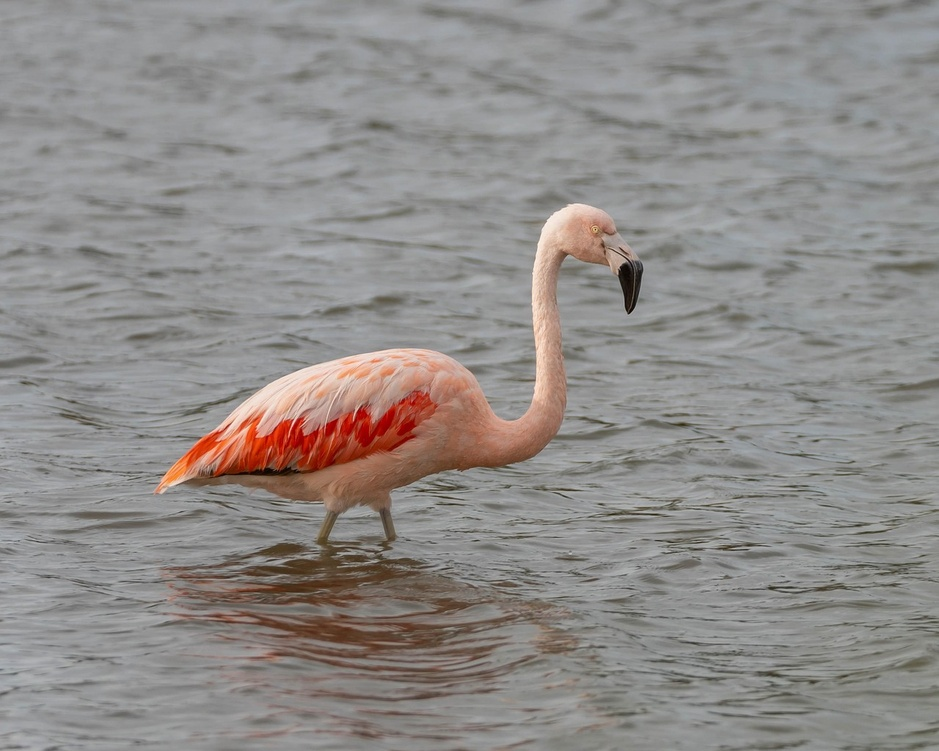
#> input picture bird.jpg, 939 x 751 px, shrunk from 1280 x 1024 before the run
$ python main.py
#> lines starting #> are read from the running program, lines starting #| are printed output that depends on the picture; after the words box and inside, x2 and y2 are one past the last pixel; in counts of white or black regions, pixels touching at a corner belong together
import cv2
import numpy as np
import os

# -------- Utility: Create directory -------- #
def create_dir(path):
    os.makedirs(path, exist_ok=True)

# -------- Task 1: Reduce Intensity Levels -------- #
def reduce_intensity_levels(image, levels):
    max_val = 256
    step = max_val // levels
    reduced_image = (image // step) * step
    return reduced_image.astype(np.uint8)

# -------- Task 2: Spatial Averaging Filter -------- #
def average_filter(image, kernel_size):
    return cv2.blur(image, (kernel_size, kernel_size))

# -------- Task 3: Rotate Image -------- #

def rotate_image(image, angle):
    (h, w) = image.shape[:2]
    center = (w // 2, h // 2)
    M = cv2.getRotationMatrix2D(center, angle, 1.0)
    rotated = cv2.warpAffine(image, M, (w, h), borderMode=cv2.BORDER_REFLECT)
    return rotated


# -------- Task 4: Block Averaging to Reduce Resolution -------- #
def block_average(image, block_size):
    h, w = image.shape[:2]
    new_image = image.copy()
    for y in range(0, h - block_size + 1, block_size):
        for x in range(0, w - block_size + 1, block_size):
            block = image[y:y+block_size, x:x+block_size]
            avg = np.mean(block, axis=(0, 1), dtype=int)
            new_image[y:y+block_size, x:x+block_size] = avg
    return new_image

# -------- Main Function -------- #
def main():
    # Paths
    input_path ="bird.jpg"
    base_output_dir = "output_images"

    # Create task-specific folders
    task_dirs = {
        "task1": os.path.join(base_output_dir, "task1"),
        "task2": os.path.join(base_output_dir, "task2"),
        "task3": os.path.join(base_output_dir, "task3"),
        "task4": os.path.join(base_output_dir, "task4")
    }
    for path in task_dirs.values():
        create_dir(path)

    # Load image
    img = cv2.imread(input_path)
#> img is the input picture: shape (751, 939, 3); mean B, G, R 137.6, 140, 144
    if img is None:
        print(f"Failed to load image: {input_path}")
        return
    gray = cv2.cvtColor(img, cv2.COLOR_BGR2GRAY)
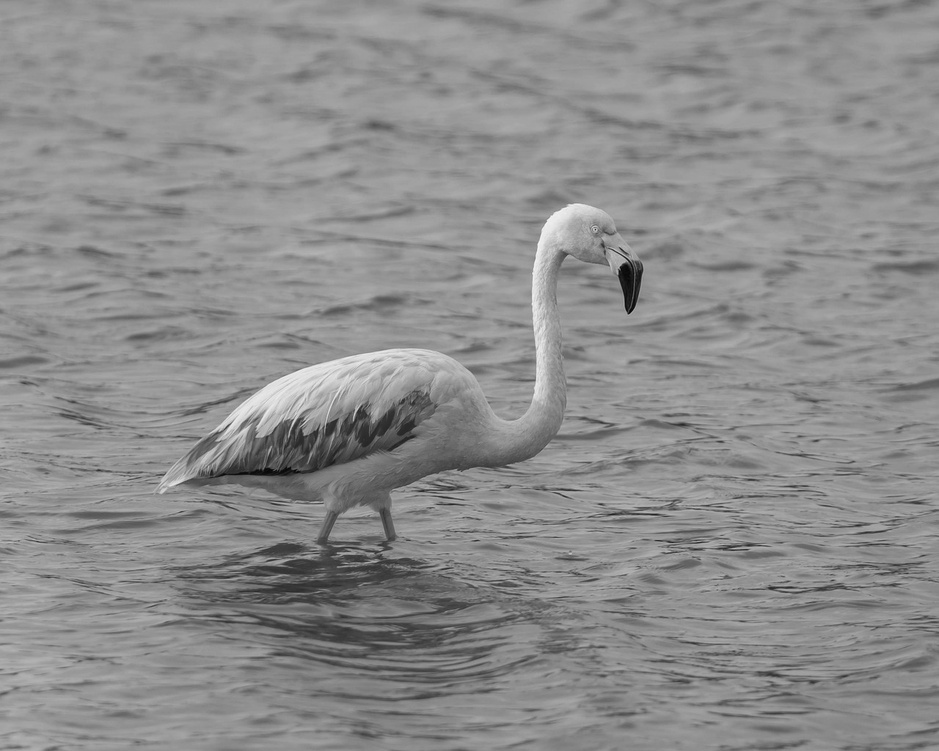
#> gray: shape (751, 939); min 3, max 247, mean 140.9

    # ---------- Task 1: Intensity Reduction ----------
    for levels in [2, 4, 8, 16, 32, 64, 128]:
        reduced = reduce_intensity_levels(gray, levels)
        out_path = os.path.join(task_dirs["task1"], f"intensity_{levels}_levels.png")
        cv2.imwrite(out_path, reduced)
#> this loop made 7 passes
#> pass 1, in reduce_intensity_levels, `reduced_image = (image // step) * step`:
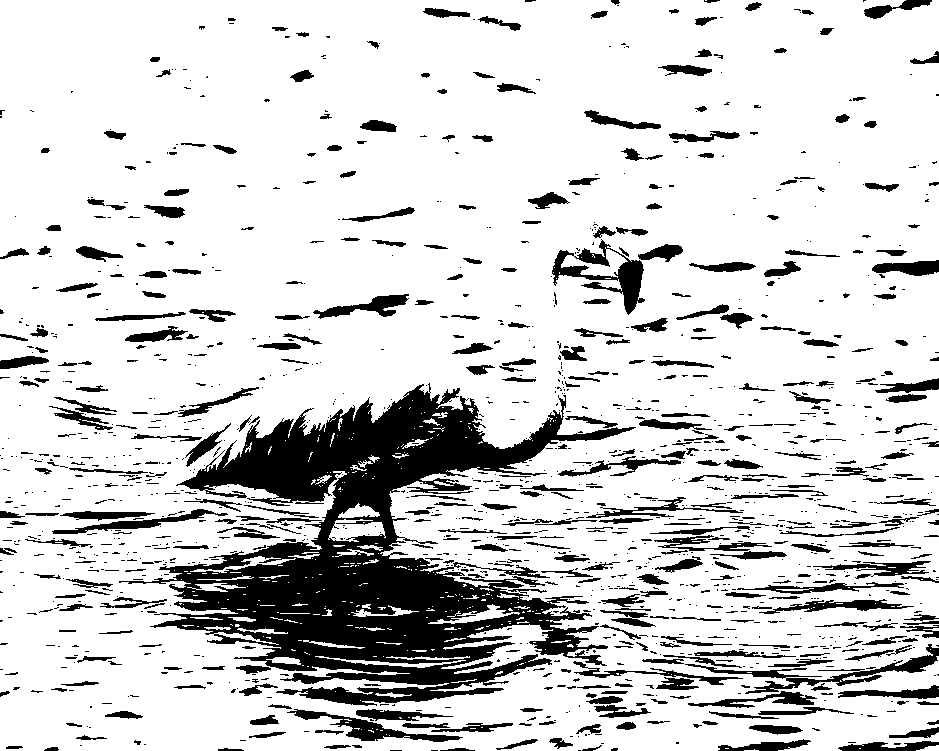
#> reduced_image: shape (751, 939); values 0 (black) and 128 (white), 82.4% white; 1437 black regions (989 under 20 px), largest, box (x1, y1, x2, y2) and area: (119, 383, 636, 706) 61066, (552, 239, 645, 315) 2139, (685, 644, 939, 694) 1996

    # ---------- Task 2: Spatial Averaging ----------
    for k in [3, 10, 20]:
        blurred = average_filter(gray, k)
        out_path = os.path.join(task_dirs["task2"], f"average_{k}x{k}.png")
        cv2.imwrite(out_path, blurred)
#> this loop made 3 passes
#> pass 2, in main, `blurred = average_filter(gray, k)`:
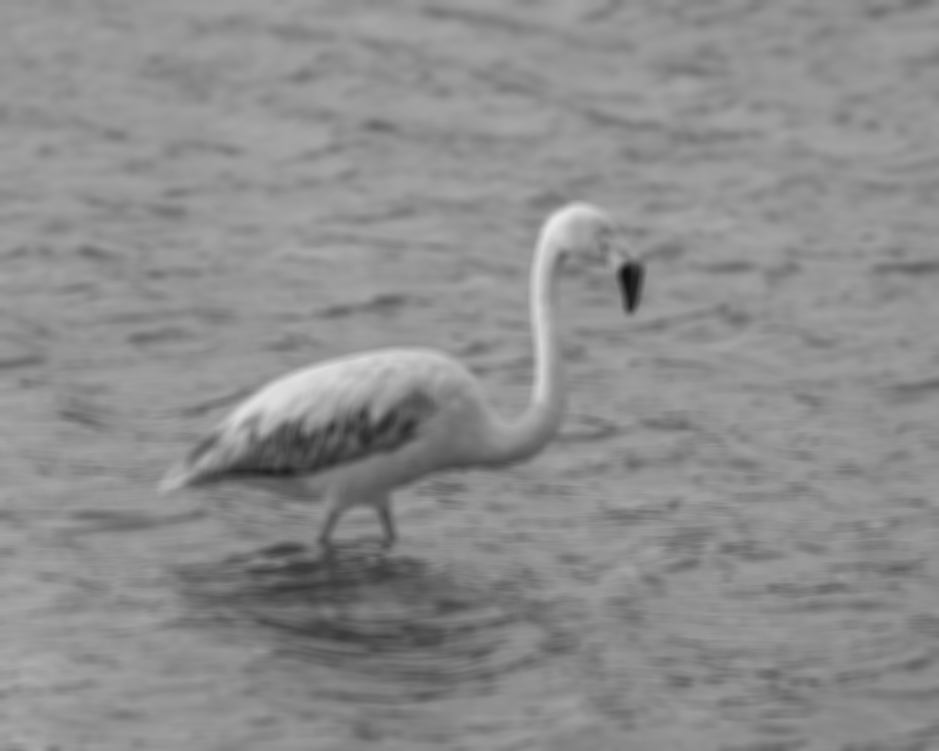
#> blurred: shape (751, 939); min 16, max 231, mean 140.9

    # ---------- Task 3: Rotation ----------
    rotated_45 = rotate_image(img, 45)
#> in rotate_image, `M = cv2.getRotationMatrix2D(center, angle, 1.0)`: M = [[0.707, 0.707, -127.8], [-0.707, 0.707, 441.5]]
#> in rotate_image, `rotated = cv2.warpAffine(image, M, (w, h), borderMode=cv2.BORDER_REFLE..`:
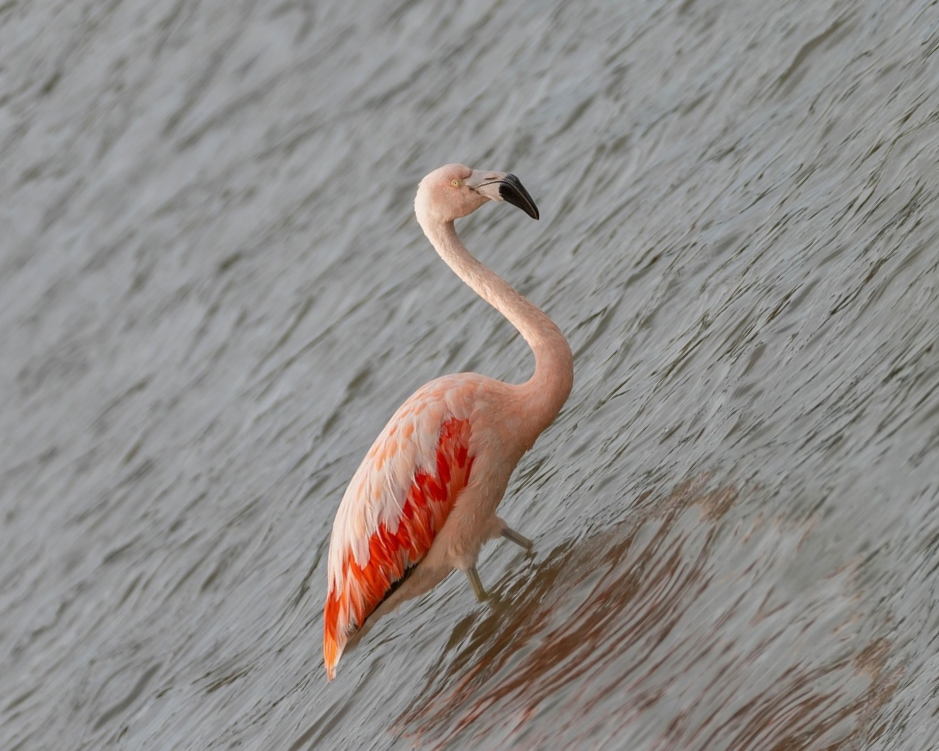
#> rotated: shape (751, 939, 3); mean B, G, R 136.4, 139.1, 143.5
    rotated_90 = rotate_image(img, 90)
#> call 2 of rotate_image, with angle = 90
#> in rotate_image (call 2), `M = cv2.getRotationMatrix2D(center, angle, 1.0)`: M = [[6.12e-17, 1, 94], [-1, 6.12e-17, 844]]
#> in rotate_image (call 2), `rotated = cv2.warpAffine(image, M, (w, h), borderMode=cv2.BORDER_REFLE..`:
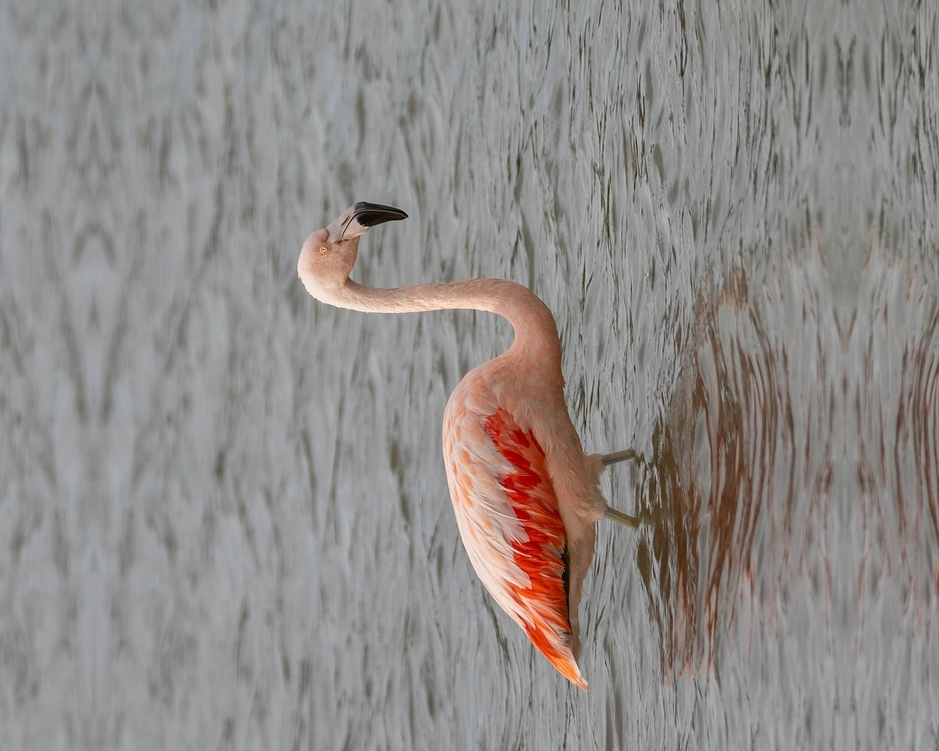
#> rotated: shape (751, 939, 3); mean B, G, R 136.6, 139.1, 143.5
    cv2.imwrite(os.path.join(task_dirs["task3"], "rotated_45.png"), rotated_45)
    cv2.imwrite(os.path.join(task_dirs["task3"], "rotated_90.png"), rotated_90)

    # ---------- Task 4: Block Averaging ----------
    for block_size in [3, 5, 7]:
        downscaled = block_average(img, block_size)
        out_path = os.path.join(task_dirs["task4"], f"block_average_{block_size}x{block_size}.png")
        cv2.imwrite(out_path, downscaled)
#> this loop made 3 passes
#> pass 3, in main, `downscaled = block_average(img, block_size)`:
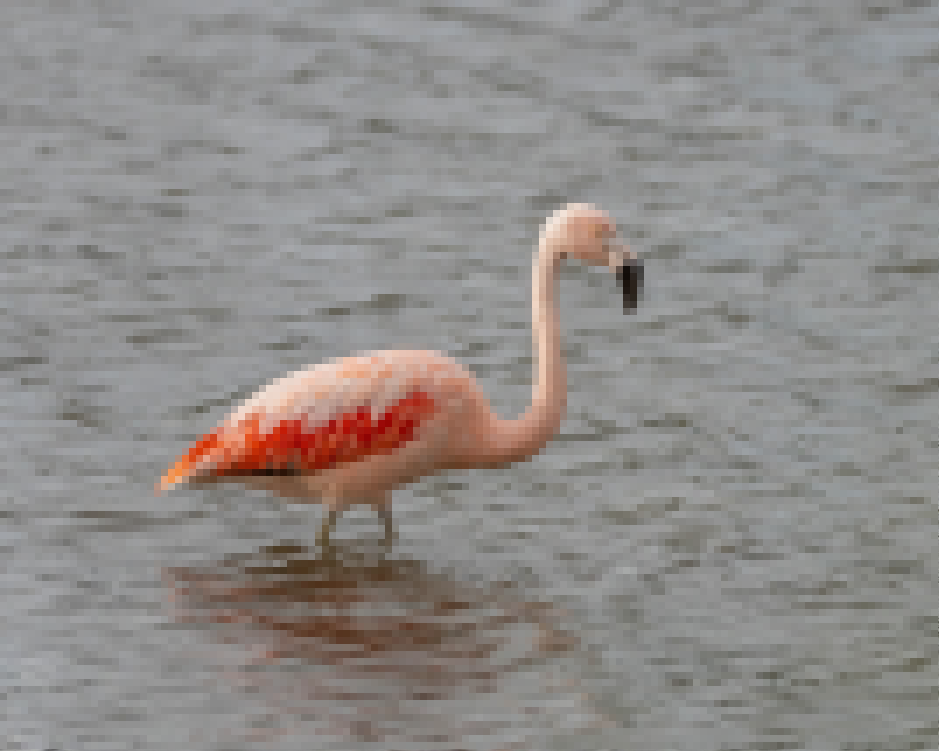
#> downscaled: shape (751, 939, 3); mean B, G, R 137.1, 139.5, 143.5

    print("✅ All tasks completed. Check the 'output_images' folder.")

# -------- Run the script -------- #
if __name__ == "__main__":
    main()
